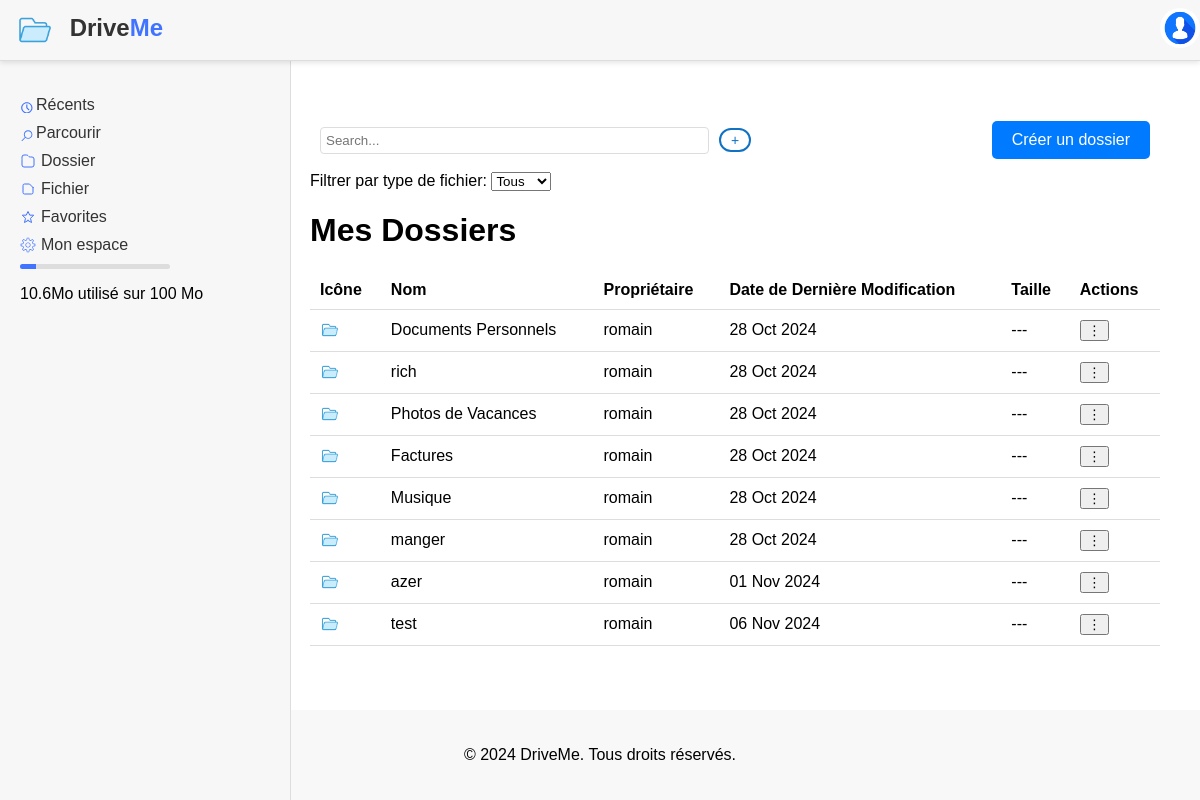
/folder/ (signed in), run on an earlier commit of the app's database.
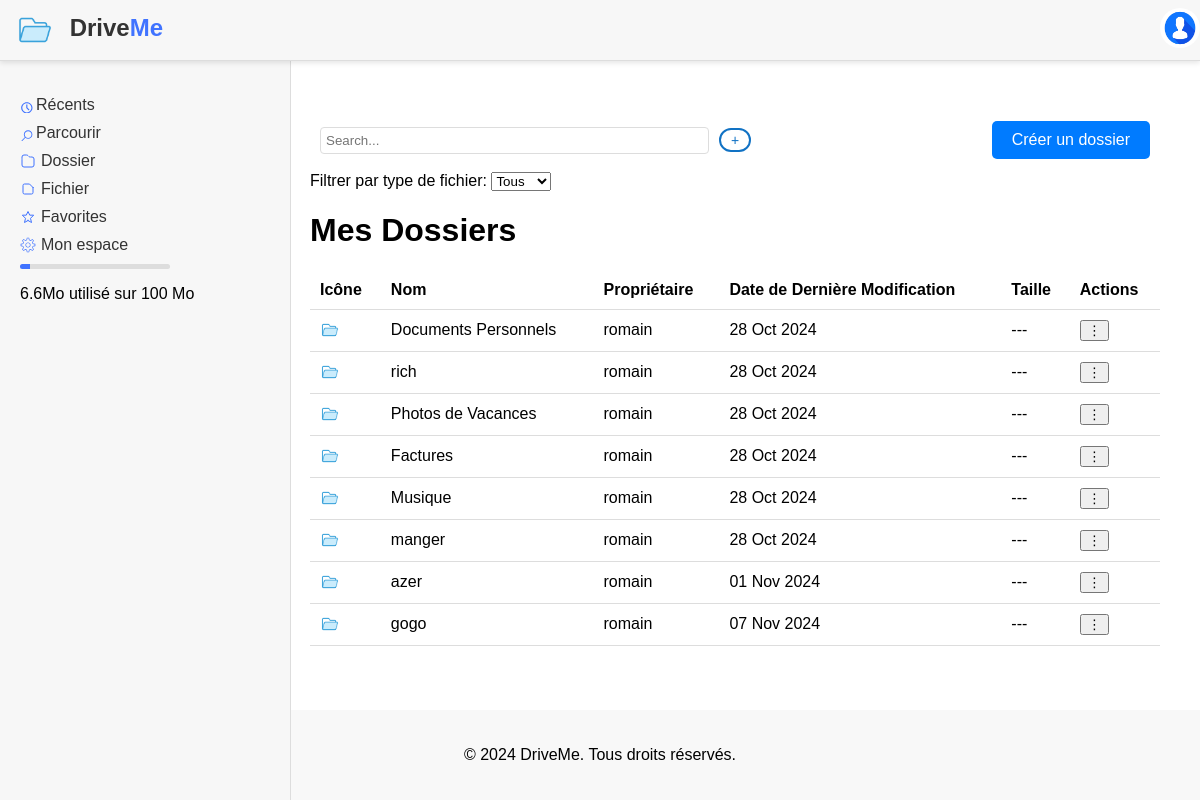
And on a later commit of the database.
### drive/models.py (models this page shows, shortened)
class Dossier(models.Model):
    nom = models.CharField(max_length=100)
    utilisateur = models.ForeignKey(User, on_delete=models.CASCADE)
    date_creation = models.DateTimeField(auto_now_add=True)
    is_favorite = models.BooleanField(default=False)

### drive/views.py (the view)
# urls.py: path('folder/', views.folder_view, name='folder'),
@login_required
def folder_view(request):
    dossiers = Dossier.objects.filter(utilisateur=request.user)
    documents = Document.objects.filter(utilisateur=request.user)
    used_space = get_user_storage_usage(request.user) / (1024 * 1024)
    return render(request, 'folder.html', {
        'dossiers': dossiers,
        'documents': documents,
        'used_space': used_space
    })

### drive/views.py (called while the page is built)
def get_user_storage_usage(user):
    total_size = Document.objects.filter(utilisateur=user).aggregate(Sum('taille_fichier'))['taille_fichier__sum'] or 0
    return total_size

### drive/templates/folder.html (shortened to what this page needs)
{% extends 'base.html' %}
{% load static %}
{% block content %}
<head>
</head>
<body>
  <div class="main-content">
    <div class="sub-navbar">
      <div class="left" style="display: flex; gap: 10px;">
        <input type="text" id="searchInput" placeholder="Search..." style="width: 100%; padding: 5px; border: 1px solid #ddd; border-radius: 4px;">
    </div>
        <div class="sub-navbar">
          <div class="center">
            <a href="{% url 'upload_document' %}"><button class="outline">+</button></a>
          </div>
      </div>
        <div class="right">  <a href="{% url 'create_folder' %}" class="button">Créer un dossier</a>
        </div>
    </div>
    <div class="filter">
      <label for="type_fichier">Filtrer par type de fichier:</label>
      <select id="type_fichier" name="type_fichier" onchange="filterDocuments(this.value)">
          <option value="">Tous</option>
      </select>
    </div>
  <h1>Mes Dossiers</h1>
  <table>
    <thead>
        <tr>
            <th>Icône</th>
            <th>Nom</th>
            <th>Propriétaire</th>
            <th>Date de Dernière Modification</th>
            <th>Taille</th>
            <th>Actions</th>
        </tr>
    </thead>
    <tbody>
        {% for dossier in dossiers %}
        <tr>
            <td>
                <img class="folder-icon" src="{% static 'icons/folder.png' %}" alt="Dossier" />
            </td>
            <td>
                <a href="{% url 'folder_documents' folder_id=dossier.id %}" class="folder-link">{{ dossier.nom }}</a>
            </td>
            <td>{{ dossier.utilisateur.username}}</td>
            <td>{{ dossier.date_creation|date:"d M Y" }}</td>
            <td>---</td>
            <td>
                <div class="action-menu">
                    <button>⋮</button>
                </div>
            </td>
        </tr>
        {% empty %}
        <tr>
            <td colspan="6">Aucun dossier trouvé.</td>
        </tr>
        {% endfor %}
    </tbody>
</table>
</div>
</body>
</html>
{% endblock %}

### drive/templates/base.html (shortened to what this page needs)
{% load static %}
<!DOCTYPE html>
<html lang="fr">
  <head>
    <link rel="stylesheet" href="{% static 'css/styles.css' %}" />
  </head>
  <body>
    <div class="navbar">
      <div class="left">
        {% if user.is_authenticated %}
        <a href="{% url 'document_list' %}">
          <img
            src="{% static 'img/logo.png' %}"
            alt="Logo"
            style="
              vertical-align: middle;
              margin-right: 8px;
              width: 40px;
              height: 40px;
            "
          />
          Drive<span style="color: rgb(64, 115, 255)">Me</span>
        </a>
        {% endif %}
      </div>
      <div class="right">
        {% if user.is_authenticated %}
        <div class="profile-menu">
          <img
            src="{% static 'img/pp.png' %}"
            alt="Photo de profil"
            class="profile-photo"
            onclick="toggleMenu()"
          />
        </div>
        {% else %}
        <a href="{% url 'home' %}">Accueil</a>
        <a href="{% url 'login' %}">Connexion</a>
        {% endif %}
      </div>
    </div>
    {% if user.is_authenticated %}
    <div class="sidebar">
      <ul>
        <li>
          <a
            href="{% url 'document_list' %}"
            style="display: flex; align-items: center"
          >
            Récents
          </a>
        </li>
        <li>
          <a
            href="{% url 'search' %}"
            style="display: flex; align-items: center"
          >
            Parcourir
          </a>
        </li>
        <li>
          <a
            href="{% url 'folder' %}"
            style="display: flex; align-items: center"
          >
            Dossier
          </a>
        </li>
        <li>
          <a
            href="{% url 'files' %}"
            style="display: flex; align-items: center"
          >
            Fichier
          </a>
        </li>
        <li>
          <a href="{% url 'favorites' %}"
          style="display: flex; align-items: center"
          >
            Favorites
          </a>
        </li>
        <li>
          <a href="{% url 'stats'%}" style="display: flex; align-items: center">
            Mon espace
          </a>
        </li>
        <li>
          <div>
            <div
              style="
                background-color: #ddd;
                border-radius: 5px;
                overflow: hidden;
                width: 150px;
              "
            >
              <div
                style="width: {{ used_space|floatformat:1 }}%; background-color: rgb(64, 115, 255); height: 5px;"
              ></div>
            </div>
            <p>{{ used_space|floatformat:1 }}Mo utilisé sur 100 Mo</p>
          </div>
        </li>
      </ul>
    </div>
    {% endif %}
    <div class="content">{% block content %}{% endblock %}</div>
    <footer>
      <p>&copy; 2024 DriveMe. Tous droits réservés.</p>
    </footer>
  </body>
</html>

### drive/static/css/styles.css (style rules this page uses)
.profile-menu { position: relative; display: inline-block; }
.profile-photo { width: 40px; height: 40px; border-radius: 50%; cursor: pointer; }

### drive/templates/base.html (style rules this page uses)
body { display: flex; flex-direction: column; min-height: 100vh; margin: 0; }
.sidebar { width: 250px; background-color: #f7f7f7; padding: 20px; position: fixed; height: calc( 100% - 60px ); margin-top: 60px; border-right: 1px solid #ddd; }
.sidebar ul { list-style-type: none; padding: 0; }
.sidebar ul li { margin-bottom: 10px; }
.sidebar ul li a { text-decoration: none; color: #333; font-size: 16px; }
.navbar { display: flex; justify-content: space-between; align-items: center; background-color: #fff; padding: 10px 20px; box-shadow: 0 2px 5px rgba(0, 0, 0, 0.1); height: 60px; }
.navbar .left { display: flex; align-items: center; }
.navbar .left a { text-decoration: none; font-size: 24px; color: #333; font-weight: bold; }
.navbar .right { display: flex; align-items: center; }
.profile-menu { position: relative; }
.profile-photo { width: 40px; height: 40px; border-radius: 50%; cursor: pointer; }
.content { flex: 1; padding: 20px; }
footer { text-align: center; padding: 20px; background-color: #f8f8f8; }

### drive/templates/folder.html (style rules this page uses)
body { font-family: Arial, sans-serif; margin: 0; padding: 0; display: flex; height: 100vh; }
.navbar { position: fixed; top: 0; width: 100%; background-color: #f7f7f7; color: white; padding: 0px 0; display: flex; justify-content: space-between; align-items: center; z-index: 1000; border-bottom: 1px solid #ddd; }
.navbar .left, .navbar .right { display: flex; }
.navbar a { color: rgb(0, 0, 0); padding: 8px 15px; text-decoration: none; display: inline-block; }
.main-content { margin-top: 40px; margin-left: 270px; padding: 20px; flex: 1; background-color: #ffffff; }
.button { display: inline-block; padding: 10px 20px; font-size: 16px; color: #fff; background-color: #007BFF; border: none; border-radius: 5px; text-align: center; text-decoration: none; cursor: pointer; transition: background-color 0.3s; }
.folder-icon { width: 20px; height: auto; margin-right: 5px; vertical-align: middle; }
.folder-link { text-decoration: none; color: black; font-weight: normal; }
table { width: 100%; border-collapse: collapse; }
th, td { padding: 10px; text-align: left; border-bottom: 1px solid #ddd; }
.action-menu { position: relative; display: inline-block; }
.sub-navbar { position: sticky; top: 0; background-color: #ffffff; padding: 10px; display: flex; justify-content: space-between; align-items: center; z-index: 999; }
.sub-navbar .left, .sub-navbar .center, .sub-navbar .right { flex: 1; text-align: center; }
.sub-navbar .left { text-align: left; }
.sub-navbar .right { text-align: right; }

What changed in the data, as far as the page shows it:
removed Dossier: nom "test", utilisateur.username "romain", date_creation "06 Nov 2024"
added Dossier: nom "gogo", utilisateur.username "romain", date_creation "07 Nov 2024"
Also different on the page:
{{ used_space|floatformat:1 }}: 10.6 → 6.6 (drawn)
{{ used_space|floatformat:1 }}: "10.6" → "6.6"
